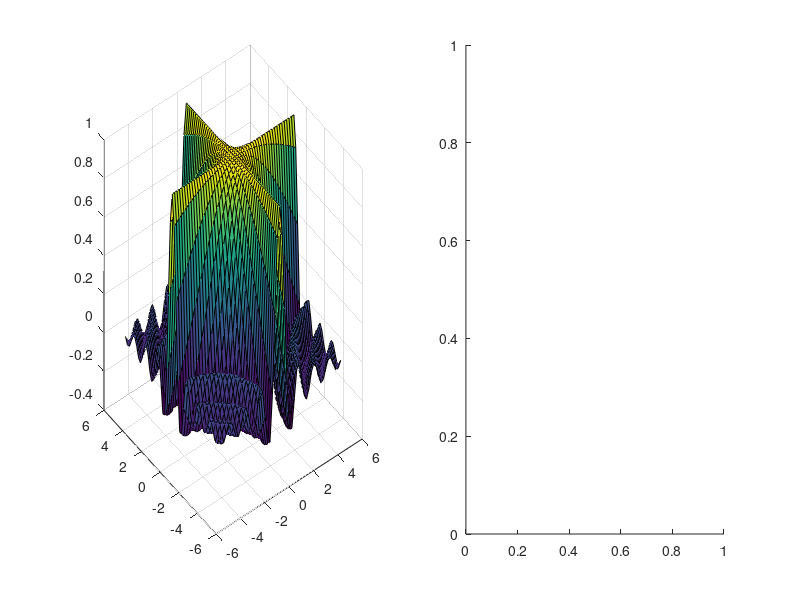

Write MATLAB code to recreate this figure. (Note: this script raises an error after producing the figure.)
clc,clear,close all
x=-5:0.2:5;
[x,y]=meshgrid(x);
z=(sin(x.*y)+eps)./(x.*y+eps);
subplot(121),surf(x,y,z)
subplot(122),fsurf(@(x,y)sin(x.*y)./(x.*y))